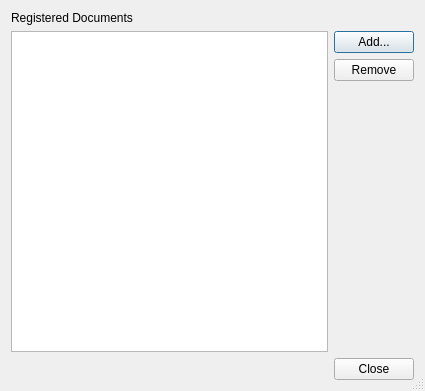
<?xml version="1.0" encoding="UTF-8"?>
<ui version="4.0">
 <class>QtHelpDocumentationDialog</class>
 <widget class="QDialog" name="QtHelpDocumentationDialog">
  <property name="geometry">
   <rect>
    <x>0</x>
    <y>0</y>
    <width>425</width>
    <height>391</height>
   </rect>
  </property>
  <property name="windowTitle">
   <string>Manage QtHelp Documentation Database</string>
  </property>
  <property name="sizeGripEnabled">
   <bool>true</bool>
  </property>
  <layout class="QVBoxLayout" name="verticalLayout">
   <item>
    <widget class="QLabel" name="label">
     <property name="text">
      <string>Registered Documents</string>
     </property>
    </widget>
   </item>
   <item>
    <layout class="QGridLayout" name="gridLayout">
     <item row="0" column="0" rowspan="3">
      <widget class="QListWidget" name="documentsList">
       <property name="alternatingRowColors">
        <bool>true</bool>
       </property>
       <property name="selectionMode">
        <enum>QAbstractItemView::ExtendedSelection</enum>
       </property>
       <property name="sortingEnabled">
        <bool>true</bool>
       </property>
      </widget>
     </item>
     <item row="0" column="1">
      <widget class="QPushButton" name="addButton">
       <property name="toolTip">
        <string>Press to select QtHelp documents to add to the database</string>
       </property>
       <property name="text">
        <string>Add...</string>
       </property>
      </widget>
     </item>
     <item row="1" column="1">
      <widget class="QPushButton" name="removeButton">
       <property name="toolTip">
        <string>Press to remove the selected documents from the database</string>
       </property>
       <property name="text">
        <string>Remove</string>
       </property>
      </widget>
     </item>
     <item row="2" column="1">
      <spacer name="verticalSpacer">
       <property name="orientation">
        <enum>Qt::Vertical</enum>
       </property>
       <property name="sizeHint" stdset="0">
        <size>
         <width>20</width>
         <height>98</height>
        </size>
       </property>
      </spacer>
     </item>
    </layout>
   </item>
   <item>
    <widget class="QDialogButtonBox" name="buttonBox">
     <property name="orientation">
      <enum>Qt::Horizontal</enum>
     </property>
     <property name="standardButtons">
      <set>QDialogButtonBox::Close</set>
     </property>
    </widget>
   </item>
  </layout>
 </widget>
 <tabstops>
  <tabstop>documentsList</tabstop>
  <tabstop>addButton</tabstop>
  <tabstop>removeButton</tabstop>
  <tabstop>buttonBox</tabstop>
 </tabstops>
 <resources/>
 <connections>
  <connection>
   <sender>buttonBox</sender>
   <signal>accepted()</signal>
   <receiver>QtHelpDocumentationDialog</receiver>
   <slot>accept()</slot>
   <hints>
    <hint type="sourcelabel">
     <x>248</x>
     <y>254</y>
    </hint>
    <hint type="destinationlabel">
     <x>157</x>
     <y>274</y>
    </hint>
   </hints>
  </connection>
  <connection>
   <sender>buttonBox</sender>
   <signal>rejected()</signal>
   <receiver>QtHelpDocumentationDialog</receiver>
   <slot>reject()</slot>
   <hints>
    <hint type="sourcelabel">
     <x>316</x>
     <y>260</y>
    </hint>
    <hint type="destinationlabel">
     <x>286</x>
     <y>274</y>
    </hint>
   </hints>
  </connection>
 </connections>
</ui>
